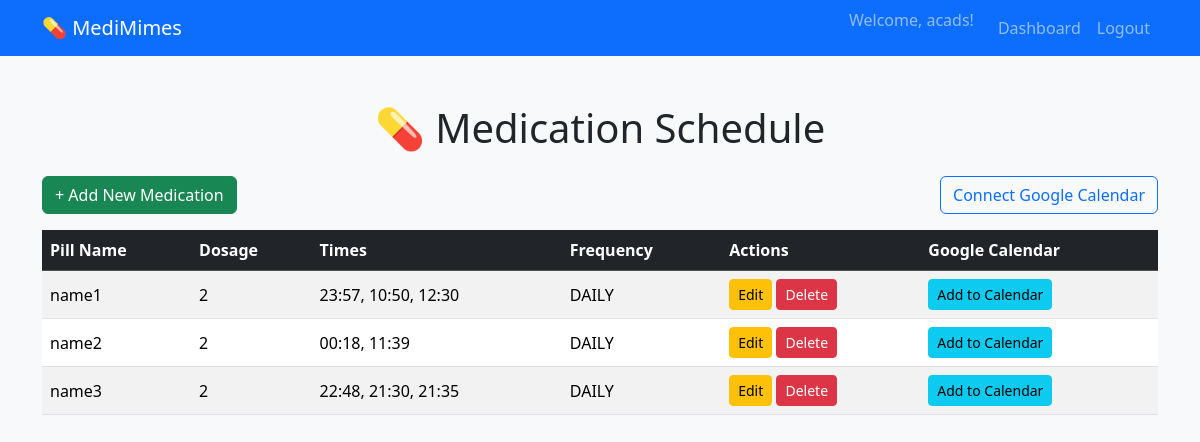
The app's page /medications/ (signed in) with its own data.
### medicines/models.py (models this page shows, shortened)
class Medication(models.Model):
    user = models.ForeignKey(User, on_delete=models.CASCADE, null=True, blank=True)  # link with user
    pill_name = models.CharField(max_length=100)
    dosage = models.PositiveIntegerField(
        help_text="Dosage in milligrams",
        validators=[MaxValueValidator(10000)]
    )
    frequency = models.CharField(max_length=10, choices=FREQUENCY_CHOICES, default="DAILY")
    times_per_day = models.PositiveIntegerField(default=1, validators=[MaxValueValidator(24)])
    times = models.JSONField(default=list)
    created_at = models.DateTimeField(auto_now_add=True)

### medicines/views.py (the view)
# urls.py: path('medications/', views.medication_list, name='med_list'),
@login_required
def medication_list(request):
	meds = Medication.objects.filter(user=request.user)
	meds_data = []
	for med in meds:
		times_list = med.times if isinstance(med.times, list) else []
		meds_data.append({
			"pill_name": med.pill_name,
			"dosage": med.dosage,
			"times": times_list,
			"frequency": med.frequency,
			"times_per_day": med.times_per_day
		})
	meds_data_json = json.dumps(meds_data, cls=DjangoJSONEncoder)
	return render(request, 'medicines/medication_list.html', {
		'meds': meds,
		"VAPID_PUBLIC_KEY": settings.VAPID_PUBLIC_KEY,
		"meds_data_json": meds_data_json
	})

### medicines/templates/medicines/medication_list.html (shortened to what this page needs)
{% load static %}
<!DOCTYPE html>
<html lang="en">
<head>
    <link href="https://cdn.jsdelivr.net/npm/bootstrap@5.3.1/dist/css/bootstrap.min.css" rel="stylesheet">
</head>
<body class="bg-light">
<nav class="navbar navbar-expand-lg navbar-dark bg-primary">
    <div class="container">
        <a class="navbar-brand" href="#">💊 MediMimes</a>
        <div class="collapse navbar-collapse">
            <ul class="navbar-nav ms-auto">
                {% if user.is_authenticated %}
                <li class="nav-item">
                    <span class="navbar-text me-3">Welcome, {{ user.username }}!</span>
                </li>
                <li class="nav-item">
                    <a class="nav-link" href="{% url 'dashboard' %}">Dashboard</a>
                </li>
                <li class="nav-item">
                    <a class="nav-link" href="{% url 'logout' %}">Logout</a>
                </li>
                {% else %}
                <li class="nav-item">
                    <a class="nav-link" href="{% url 'login' %}">Login</a>
                </li>
                {% endif %}
            </ul>
        </div>
    </div>
</nav>
<div class="container mt-5">
    <h1 class="text-center mb-4">💊 Medication Schedule</h1>
    <div class="d-flex justify-content-between mb-3">
        <a href="{% url 'med_add' %}" class="btn btn-success">+ Add New Medication</a>
        {% if user.is_authenticated %}
        <a href="{% url 'google_calendar_auth' %}" class="btn btn-outline-primary">Connect Google Calendar</a>
        {% endif %}
    </div>
    <div class="table-responsive">
        <table class="table table-striped table-hover align-middle">
            <thead class="table-dark">
                <tr>
                    <th>Pill Name</th>
                    <th>Dosage</th>
                    <th>Times</th>
                    <th>Frequency</th>
                    <th>Actions</th>
                    <th>Google Calendar</th>
                </tr>
            </thead>
            <tbody>
                {% for m in meds %}
                <tr>
                    <td>{{ m.pill_name }}</td>
                    <td>{{ m.dosage }}</td>
                    <td>{{ m.times|join:", " }}</td>
                    <td>{{ m.frequency }}</td>
                    <td>
                        <a href="{% url 'med_edit' m.id %}" class="btn btn-sm btn-warning">Edit</a>
                        <a href="{% url 'med_delete' m.id %}" class="btn btn-sm btn-danger">Delete</a>
                    </td>
                    <td>
                        <button class="btn btn-sm btn-info add-to-calendar-btn" data-med-id="{{ m.id }}">
                            Add to Calendar
                        </button>
                    </td>
                </tr>
                {% empty %}
                <tr>
                    <td colspan="6" class="text-center">No medications added yet.</td>
                </tr>
                {% endfor %}
            </tbody>
        </table>
    </div>
</div>
</body>
</html>

### records on screen
Medication: pill_name "name1", dosage "2", times "23:57, 10:50, 12:30", frequency "DAILY"
Medication: pill_name "name2", dosage "2", times "00:18, 11:39", frequency "DAILY"
Medication: pill_name "name3", dosage "2", times "22:48, 21:30, 21:35", frequency "DAILY"

### other values on screen
{{ user.username }} "acads"
